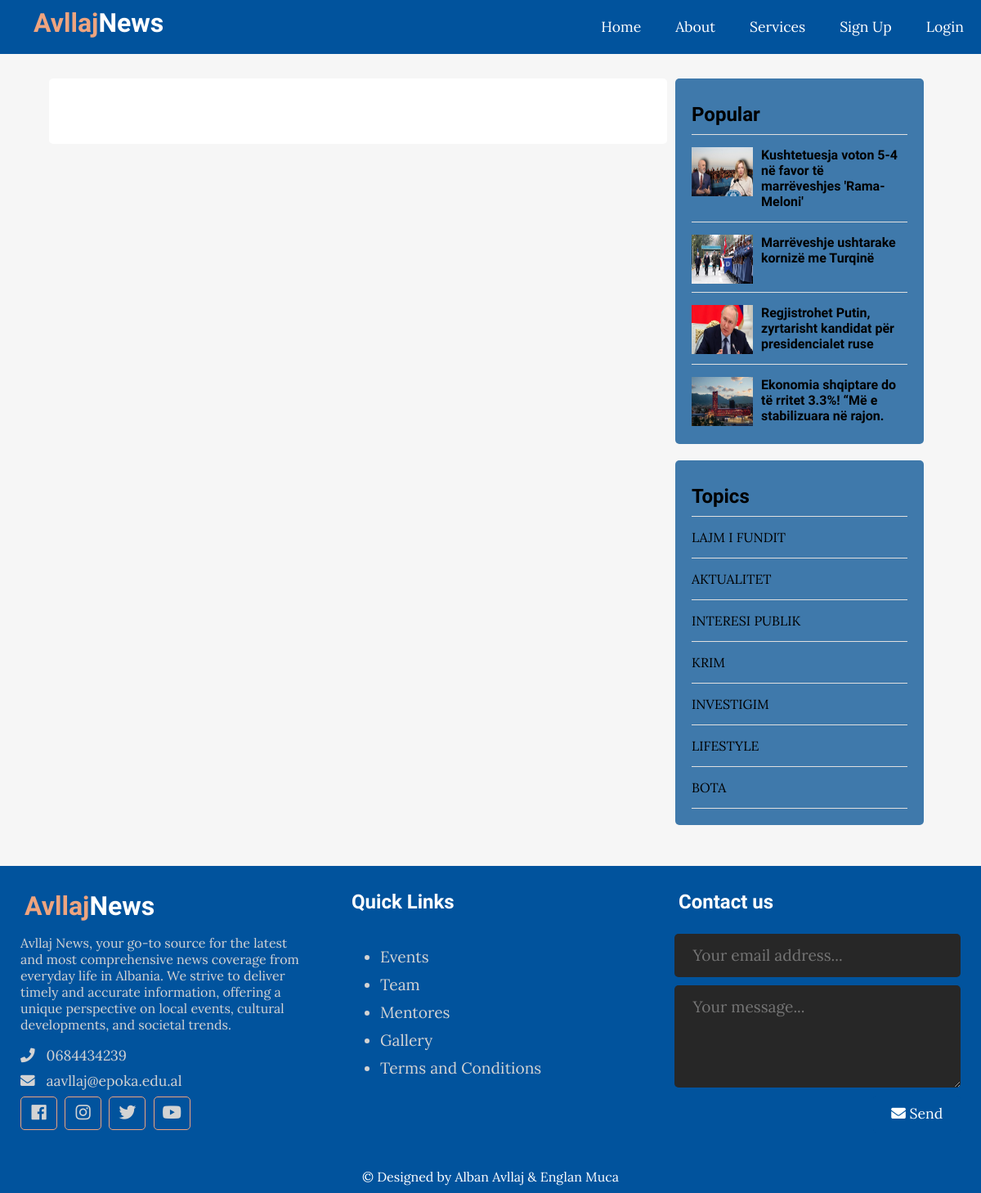
The page /single.php on the database its author committed.
### tables this page shows
CREATE TABLE `posts` (
  `id` int(11) NOT NULL,
  `user_id` int(11) NOT NULL,
  `topic_id` int(11) DEFAULT NULL,
  `title` varchar(255) NOT NULL,
  `image` varchar(255) NOT NULL,
  `body` text NOT NULL,
  `published` tinyint(4) NOT NULL,
  `created_at` datetime NOT NULL DEFAULT current_timestamp()
);

CREATE TABLE `topics` (
  `id` int(11) NOT NULL,
  `name` varchar(100) NOT NULL,
  `description` text NOT NULL
);

### app/database/db.php (called while the page is built, shortened)
<?php
require('connect.php');
function executeQuery($sql, $data)
{
    global $conn;
    $stmt = $conn->prepare($sql);
    $values = array_values($data);
    $types = str_repeat('s', count($values));
    $stmt->bind_param($types, ...$values);
    $stmt->execute();
    return $stmt;
}
function selectAll($table, $conditions = [])
{
    global $conn;
    $sql = "SELECT * FROM $table";
    if (empty($conditions)) {
        $stmt = $conn->prepare($sql);
        $stmt->execute();
        $records = $stmt->get_result()->fetch_all(MYSQLI_ASSOC);
        return $records;
    } else {
        $i = 0;
        foreach ($conditions as $key => $value) {
            if ($i === 0) {
                $sql = $sql . " WHERE $key=?";
            } else {
                $sql = $sql . " AND $key=?";
            }
            $i++;
        }
        $stmt = executeQuery($sql, $conditions);
        $records = $stmt->get_result()->fetch_all(MYSQLI_ASSOC);
        return $records;
    }
}

### app/controllers/posts.php (called while the page is built, shortened)
<?php
include(ROOT_PATH . "/app/database/db.php");
$table = 'posts';
$topics = selectAll('topics');
$posts = selectAll($table);

### single.php (the view, shortened to what this page needs)
<?php include(ROOT_PATH . '/app/controllers/posts.php');
$topics = selectAll('topics');
$posts = selectAll('posts', ['published' => 1]);
?>
<!DOCTYPE html>
<html lang="en">
<head>
  <link rel="stylesheet" href="https://use.fontawesome.com/releases/v5.7.2/css/all.css"
>
  <link rel="stylesheet" href="assets/css/style.css">
</head>
<body>
  <?php include(ROOT_PATH . "/app/includes/header.php"); ?>
  <div class="page-wrapper">
    <div class="content clearfix">
      <div class="main-content-wrapper">
        <div class="main-content single">
        </div>
      </div>
      <div class="sidebar single">
        <div class="section popular">
          <h2 class="section-title">Popular</h2>
          <?php foreach ($posts as $p): ?>
            <div class="post clearfix">
              <img src="<?php echo BASE_URL . '/assets/images/' . $p['image']; ?>" alt="">
              <a href="" class="title">
                <h4><?php echo $p['title'] ?></h4>
              </a>
            </div>
          <?php endforeach; ?>
        </div>
        <div class="section topics">
          <h2 class="section-title">Topics</h2>
          <ul>
            <?php foreach ($topics as $topic): ?>
              <li><a href="<?php echo BASE_URL . '/index.php?t_id=' . $topic['id'] . '&name=' . $topic['name'] ?>"><?php echo $topic['name']; ?></a></li>
            <?php endforeach; ?>
          </ul>
        </div>
      </div>
    </div>
  </div>
  <?php include(ROOT_PATH . "/app/includes/footer.php"); ?>
</body>
</html>

### assets/css/style.css (style rules this page uses)
* { box-sizing: border-box; }
html, body { height: 100%; padding: 0px; margin: 0px; background: #f6f6f6; font-family: "Lora", serif; }
h2, h4 { font-family: "Candal", serif; margin: 5px; }
a { text-decoration: none; color: inherit; }
.clearfix::after { content: ""; display: block; clear: both; }
.page-wrapper { min-height: 100%; }
.content { width: 90%; margin: 30px auto 30px; }
.content .main-content { width: 70%; float: left; }
.content .main-content.single { background: white; padding: 20px 50px; font-size: 1.1em; border-radius: 5px; }
.content .popular .post { border-top: 1px solid #e0e0e0; margin-top: 10px; padding-top: 10px; }
.content .popular .post img { height: 60px; width: 75px; float: left; margin-right: 10px; }
.content .sidebar { width: 30%; float: left; }
.content .sidebar.single { padding: 0px 10px; }
.content .sidebar .section { background: #3f79ab; padding: 20px; border-radius: 5px; margin-bottom: 20px; }
.content .sidebar .section .section-title { margin: 10px 0px 10px 0px; }
.content .sidebar .section.topics ul { margin: 0px; padding: 0px; list-style: none; border-top: 1px solid #e0e0e0; }
.content .sidebar .section.topics ul li a { display: block; padding: 15px 0px 15px 0px; border-bottom: 1px solid #e0e0e0; transition: all 0.3s; }

### rows shown on the page
posts: image (picture), title "Kushtetuesja voton 5-4 në favor të marrëveshjes 'Rama- Meloni'"
posts: image (picture), title "Marrëveshje ushtarake kornizë me Turqinë"
posts: image (picture), title "Regjistrohet Putin, zyrtarisht kandidat për presidencialet ruse"
posts: image (picture), title "Ekonomia shqiptare do të rritet 3.3%! “Më e stabilizuara në rajon."
topics: name "LAJM I FUNDIT"
topics: name "AKTUALITET"
topics: name "INTERESI PUBLIK"
topics: name "KRIM"
topics: name "INVESTIGIM"
topics: name "LIFESTYLE"
topics: name "BOTA"
